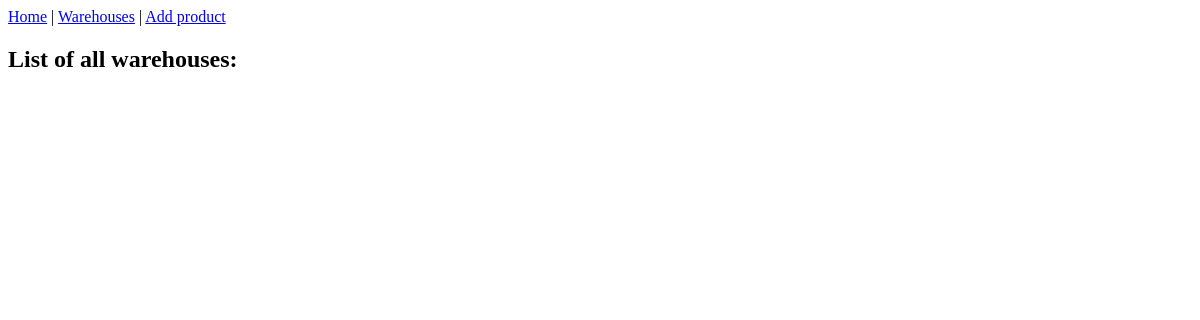
Page /warehouses/ on the earlier database version.
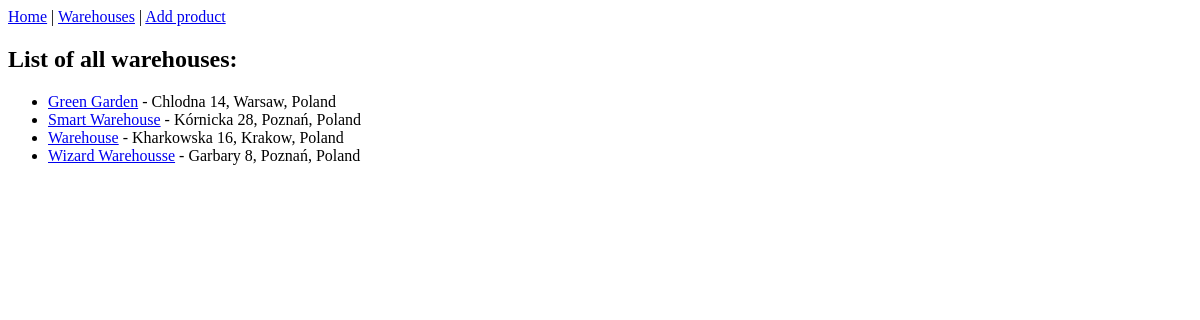
Same page on the later database version.
### warehouse/models.py (models this page shows, shortened)
class Warehouses(models.Model):
    name = models.CharField(max_length=40)
    address = models.CharField(max_length=40)
    class Meta:
        ordering = ['name']

### warehouse/views.py (the view)
# urls.py: path('warehouses/', views.warehouses, name='warehouses'),
def warehouses(request):
    return render(request, 'warehouse/warehouses.html', {'warehouses': Warehouses.objects.all()})

### warehouse/templates/warehouse/warehouses.html (shortened to what this page needs)
{% extends 'warehouse/base.html'%}
{% block content %}
    {% include 'includes/nav.html' %}
    <h2>List of all warehouses:</h2>
    <ul>
        {% for warehouse in warehouses %}
            <li>
                <a href="{{warehouse.id}}"> {{ warehouse.name }}</a> - {{ warehouse.address }}
            </li>
        {% endfor %}
    </ul>
{% endblock %}

Differences in the rows shown:
added Warehouses: name "Green Garden", address "Chlodna 14, Warsaw, Poland"
added Warehouses: name "Smart Warehouse", address "Kórnicka 28, Poznań, Poland"
added Warehouses: name "Warehouse", address "Kharkowska 16, Krakow, Poland"
added Warehouses: name "Wizard Warehousse", address "Garbary 8, Poznań, Poland"
